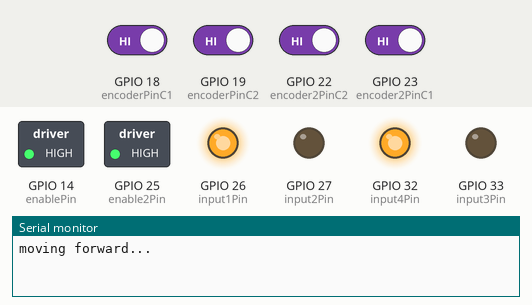
Recording of a sketch running on a simulated ESP32. Shown: switched loads named in the sketch (green lamp = pin HIGH), output pins drawn as LEDs (lit = HIGH), the last lines printed to the serial monitor. The inputs (shaded band) are chosen by the test bench; at power-on: GPIO 18 (encoderPinC1), GPIO 19 (encoderPinC2), GPIO 22 (encoder2PinC2), GPIO 23 (encoder2PinC1) HIGH.

Above: at 10.0 s.
At 20.5 s:
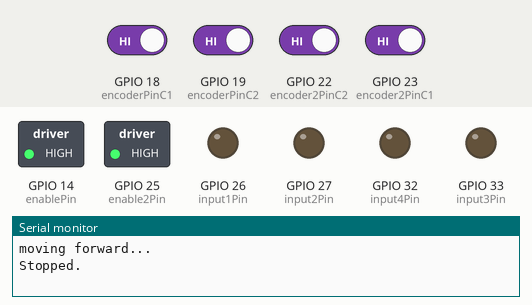
At 31.0 s:
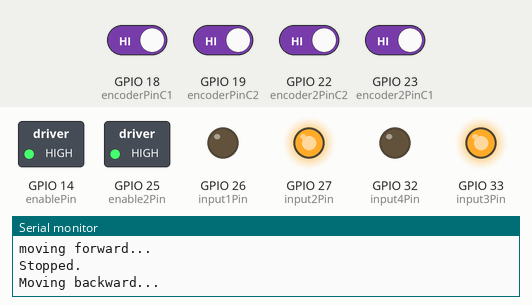
Timing chart, 0 to 54.6 s (numbered marks = the images above):
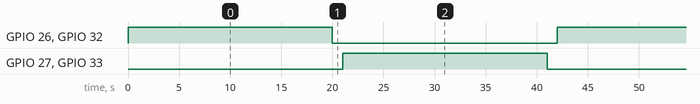

Measured:
- by itself, GPIO 26 (input1Pin), GPIO 27 (input2Pin), GPIO 32 (input4Pin), GPIO 33 (input3Pin): alternates HIGH for 20.0 s and LOW for 22.0 s
- by itself, everything shown: repeats every 42.0 s, in 4 steps

The sketch:

first_step_code.ino
```cpp
// CODE #1
// this code is for testing the motors and the encoder
// the car must (move forward => stop for a second => move backward =>stop for a second) in a loop


// pins => motor 1
const int encoderPinC1 = 18;   // channel A for motor 1
const int encoderPinC2 = 19;   // channel B for motor 1
const int enablePin = 14;      // enable pin for motor 1 (esp pin must generate PWM signal)
const int input1Pin = 26;      // input 1 for motor 1
const int input2Pin = 27;      // input 2 for motor 1

// pins => motor 2
const int encoder2PinC1 = 23;  // channel A for motor 2
const int encoder2PinC2 = 22;  // channel B for motor 2
const int enable2Pin = 25;     // enable pin for motor 2 (esp pin must generate PWM signal)
const int input3Pin = 33;      // input 1 for motor 2
const int input4Pin = 32;      // input 2 for motor 2

// variables => tracking encoders
volatile long encoderCount1 = 0; // motor 1
volatile long encoderCount2 = 0; // motor 2
int lastEncoded1 = 0;            // motor 1
int lastEncoded2 = 0;            // motor 2

// handle encoder interrupts => motor 1
void updateEncoder1() {
  int MSB = digitalRead(encoderPinC1); // most significant bit
  int LSB = digitalRead(encoderPinC2); // least significant bit

  int encoded = (MSB << 1) | LSB;      // current value: combine the two pin states (from channel A and channel B)
  int sum = (lastEncoded1 << 2) | encoded; // sum: combine current value with previous value

  if (sum == 0b1101 || sum == 0b0100 || sum == 0b0010 || sum == 0b1011) {
    encoderCount1++;
  }
  if (sum == 0b1110 || sum == 0b0111 || sum == 0b0001 || sum == 0b1000) {
    encoderCount1--;
  }

  lastEncoded1 = encoded; // store the current state (track)
}

// handle encoder interrupts for motor 2
void updateEncoder2() {
  int MSB = digitalRead(encoder2PinC1); // most significant bit
  int LSB = digitalRead(encoder2PinC2); // least significant bit

  int encoded = (MSB << 1) | LSB;       // current value: combine the two pin states (from channel A and channel B)
  int sum = (lastEncoded2 << 2) | encoded; // sum: combine current value with previous value

  if (sum == 0b1101 || sum == 0b0100 || sum == 0b0010 || sum == 0b1011) {
    encoderCount2++;
  }
  if (sum == 0b1110 || sum == 0b0111 || sum == 0b0001 || sum == 0b1000) {
    encoderCount2--;
  }

  lastEncoded2 = encoded; // store the current state (track)
}

void setup() {

  Serial.begin(115200);

  // pin modes => motor 1
  pinMode(encoderPinC1, INPUT);
  pinMode(encoderPinC2, INPUT);
  pinMode(enablePin, OUTPUT);
  pinMode(input1Pin, OUTPUT);
  pinMode(input2Pin, OUTPUT);

  // pin modes => motor 2
  pinMode(encoder2PinC1, INPUT);
  pinMode(encoder2PinC2, INPUT);
  pinMode(enable2Pin, OUTPUT);
  pinMode(input3Pin, OUTPUT);
  pinMode(input4Pin, OUTPUT);

  // interrupts for encoders (attach)
  attachInterrupt(digitalPinToInterrupt(encoderPinC1), updateEncoder1, CHANGE);
  attachInterrupt(digitalPinToInterrupt(encoderPinC2), updateEncoder1, CHANGE);
  attachInterrupt(digitalPinToInterrupt(encoder2PinC1), updateEncoder2, CHANGE);
  attachInterrupt(digitalPinToInterrupt(encoder2PinC2), updateEncoder2, CHANGE);

  // enable both motors
  digitalWrite(enablePin, HIGH);
  digitalWrite(enable2Pin, HIGH);
}

void loop() {
  // first move both motors => forward
  digitalWrite(input1Pin, HIGH);
  digitalWrite(input2Pin, LOW);
  digitalWrite(input3Pin, LOW);
  digitalWrite(input4Pin, HIGH);
  Serial.println("moving forward...");
  delay(20000);

  // stop both motors
  digitalWrite(input1Pin, LOW);
  digitalWrite(input2Pin, LOW);
  digitalWrite(input3Pin, LOW);
  digitalWrite(input4Pin, LOW);
  Serial.println("Stopped.");
  delay(1000);

  // second move both motors => backward
  digitalWrite(input1Pin, LOW);
  digitalWrite(input2Pin, HIGH);
  digitalWrite(input3Pin, HIGH);
  digitalWrite(input4Pin, LOW);
  Serial.println("Moving backward...");
  delay(20000);

  // stop both motors
  digitalWrite(input1Pin, LOW);
  digitalWrite(input2Pin, LOW);
  digitalWrite(input3Pin, LOW);
  digitalWrite(input4Pin, LOW);
  Serial.println("Stopped.");
  delay(1000);

  // serial print => encoder counts
  Serial.print("Encoder 1 Count: ");
  Serial.println(encoderCount1);
  Serial.print("Encoder 2 Count: ");
  Serial.println(encoderCount2);
}
```
